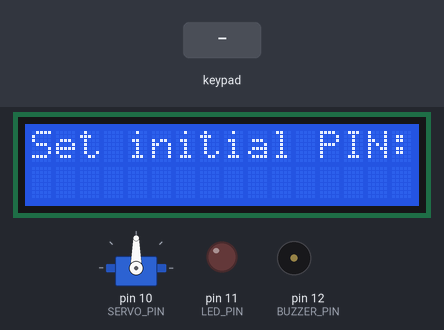
This sketch was run on a simulated Arduino Uno, built with avr-gcc and run on an emulated ATmega328P. Parts: servo, 16×2 character LCD, output pins drawn as LEDs (lit = HIGH), buzzer (waves = sounding). Inputs (shaded band) come from the test bench. EEPROM starts erased.

Above: at 1.6 s.
1.7 s: keypad keys 9 8 7 6 # pressed 0.4 s apart
At 3.8 s:
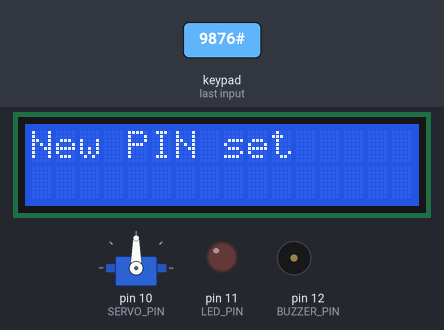
5.2 s: key '#' pressed
At 6.8 s:
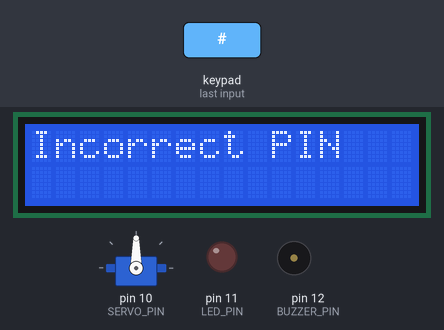
7.5 s: keypad keys 9 8 7 6 pressed 0.4 s apart
At 9.9 s:
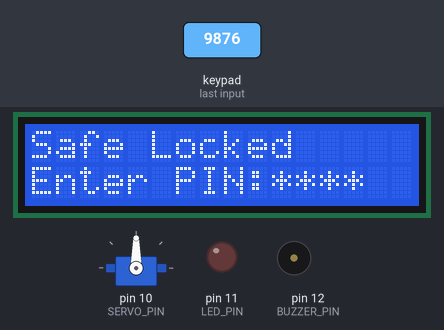
10.6 s: keypad keys 5 4 3 2 # pressed 0.4 s apart
At 13.3 s:
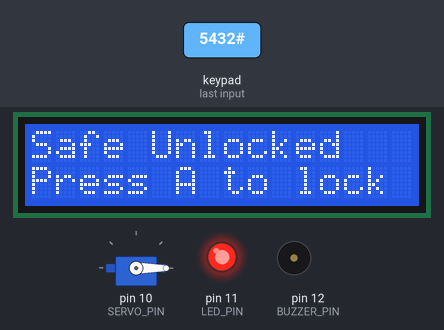
14.2 s: key 'A' pressed
At 15.9 s:
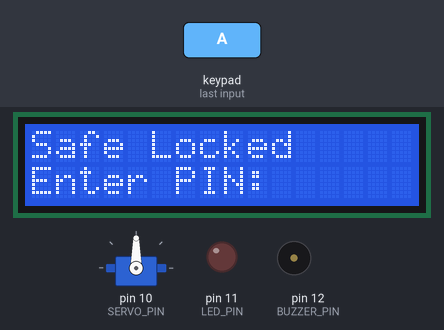
16.2 s: key '1' pressed
At 16.9 s:
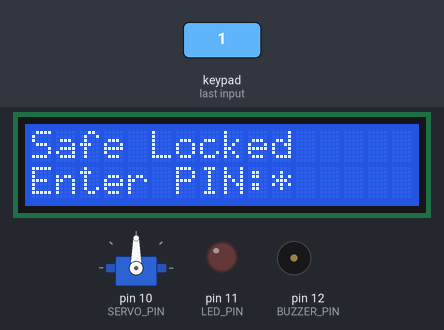
Timing chart, 0 to 18.8 s (numbered marks = the images above; inputs shaded):
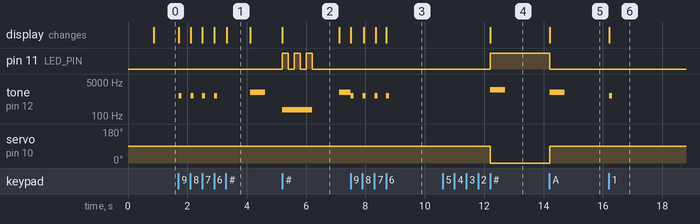

Measured:
- after the input at 1.7 s, tone on pin 12 (BUZZER_PIN): plays 1000 Hz for 0.10 s, 1000 Hz for 0.10 s, 1000 Hz for 0.10 s, 1000 Hz for 0.10 s, 1500 Hz for 0.50 s, starting at once; the display: first changes at once (image 1 shows a later state)
- after the input at 5.2 s, pin 11 (LED_PIN): alternates HIGH for 0.20 s and LOW for 0.20 s, 6 changes in all, then stays LOW, starting at once; tone on pin 12 (BUZZER_PIN): silent → 200 Hz at once, → silent 1.0 s later, → 1500 Hz 0.91 s later; the display: changes at once (image 2)
- after the input at 7.5 s, the display: first changes at once (image 3 shows a later state)
- after the input at 10.6 s, pin 11 (LED_PIN): LOW → HIGH after 1.6 s; tone on pin 12 (BUZZER_PIN): silent → 2000 Hz after 1.6 s, → silent 0.50 s later; servo on pin 10 (SERVO_PIN): 90° → 0° after 1.6 s; the display: changes after 1.6 s (image 4)
- after the input at 14.2 s, pin 11 (LED_PIN): HIGH → LOW at once; tone on pin 12 (BUZZER_PIN): silent → 1500 Hz at once, → silent 0.50 s later; servo on pin 10 (SERVO_PIN): 0° → 90° at once; the display: changes at once (image 5)
- after the input at 16.2 s, tone on pin 12 (BUZZER_PIN): silent → 1000 Hz at once, → silent 0.10 s later; the display: changes at once (image 6)
- what the display in image 1 shows lasts 0.8 s, from 3.3 s to 4.1 s

The sketch:

sketch.ino
```cpp
#include <Keypad.h>
#include <Servo.h>
#include <LiquidCrystal.h>
#include <EEPROM.h>

// Keypad setup
const byte ROWS = 4;
const byte COLS = 4;
char keys[ROWS][COLS] = {
  {'1','2','3','A'},
  {'4','5','6','B'},
  {'7','8','9','C'},
  {'*','0','#','D'}
};
byte rowPins[ROWS] = {9, 8, 7, 6};
byte colPins[COLS] = {5, 4, 3, 2};
Keypad keypad = Keypad(makeKeymap(keys), rowPins, colPins, ROWS, COLS);

// Servo setup
Servo lockServo;
const int SERVO_PIN = 10;

// LCD setup
const int RS = A0, EN = A1, D4 = A2, D5 = A3, D6 = A4, D7 = A5;
LiquidCrystal lcd(RS, EN, D4, D5, D6, D7);

// LED and Buzzer setup
const int LED_PIN = 11;
const int BUZZER_PIN = 12;

// Safe parameters
String CORRECT_PIN = "";
String entered_pin = "";
bool is_locked = true;

void setup() {
  // Initialize components
  lockServo.attach(SERVO_PIN);
  lcd.begin(16, 2);
  pinMode(LED_PIN, OUTPUT);
  pinMode(BUZZER_PIN, OUTPUT);

  // Welcome message
  lcd.print("Welcome to");
  lcd.setCursor(0, 1);
  lcd.print("MG-Osman'9 safe");
  delay(800);

  // Check if PIN exists in EEPROM
  if (EEPROM.read(0) == 255) {  // 255 is the default value for unwritten EEPROM
    lcd.clear();
    lcd.print("Set initial PIN:");
    setNewPin();
  } else {
    // Read existing PIN from EEPROM
    for (int i = 0; i < 4; i++) {
      CORRECT_PIN += String(EEPROM.read(i));
    }
    lockSafe();
  }
}

void loop() {
  char key = keypad.getKey();

  if (key) {
    handleKeyPress(key);
  }
}

void handleKeyPress(char key) {
  if (is_locked) {
    if (key >= '0' && key <= '9') {
      if (entered_pin.length() < 4) {
        entered_pin += key;
        updatePinDisplay();
        playTone(1000, 100);
      }
    } else if (key == '#') {
      checkPin();
    } else if (key == '*') {
      entered_pin = "";
      updatePinDisplay();
    }
  } else {
    if (key == 'A') {
      lockSafe();
    }
  }
}

void checkPin() {
  if (entered_pin == CORRECT_PIN) {
    unlockSafe();
  } else {
    lcd.clear();
    lcd.print("Incorrect PIN");
    playTone(200, 1000);
    blinkLED(3, 200);
    delay(700);
    lockSafe();
  }
  entered_pin = "";
}

void unlockSafe() {
  is_locked = false;
  lockServo.write(0);
  digitalWrite(LED_PIN, HIGH);
  lcd.clear();
  lcd.print("Safe Unlocked");
  lcd.setCursor(0, 1);
  lcd.print("Press A to lock");
  playTone(2000, 500);
}

void lockSafe() {
  is_locked = true;
  lockServo.write(90);
  digitalWrite(LED_PIN, LOW);
  lcd.clear();
  lcd.print("Safe Locked");
  lcd.setCursor(0, 1);
  lcd.print("Enter PIN:");
  entered_pin = "";
  playTone(1500, 500);
}

void setNewPin() {
  while (true) {
    char key = keypad.getKey();
    if (key) {
      if (key >= '0' && key <= '9') {
        if (entered_pin.length() < 4) {
          entered_pin += key;
          updatePinDisplay();
          playTone(1000, 100);
        }
      } else if (key == '#') {
        if (entered_pin.length() == 4) {
          CORRECT_PIN = entered_pin;
          // Save PIN to EEPROM
          for (int i = 0; i < 4; i++) {
            EEPROM.write(i, entered_pin[i] - '0');
          }
          lcd.clear();
          lcd.print("New PIN set");
          delay(800);
          lockSafe();
          return;
        } else {
          lcd.clear();
          lcd.print("PIN must be 4");
          lcd.setCursor(0, 1);
          lcd.print("digits long");
          delay(2000);
          lcd.clear();
          lcd.print("Set initial PIN:");
          entered_pin = "";
        }
      }
    }
  }
}

void updatePinDisplay() {
  lcd.setCursor(0, 1);
  lcd.print("Enter PIN:      ");
  lcd.setCursor(10, 1);
  for (int i = 0; i < entered_pin.length(); i++) {
    lcd.print('*');
  }
}

void playTone(int frequency, int duration) {
  tone(BUZZER_PIN, frequency, duration);
}

void blinkLED(int times, int duration) {
  for (int i = 0; i < times; i++) {
    digitalWrite(LED_PIN, HIGH);
    delay(duration);
    digitalWrite(LED_PIN, LOW);
    delay(duration);
  }
}
```
